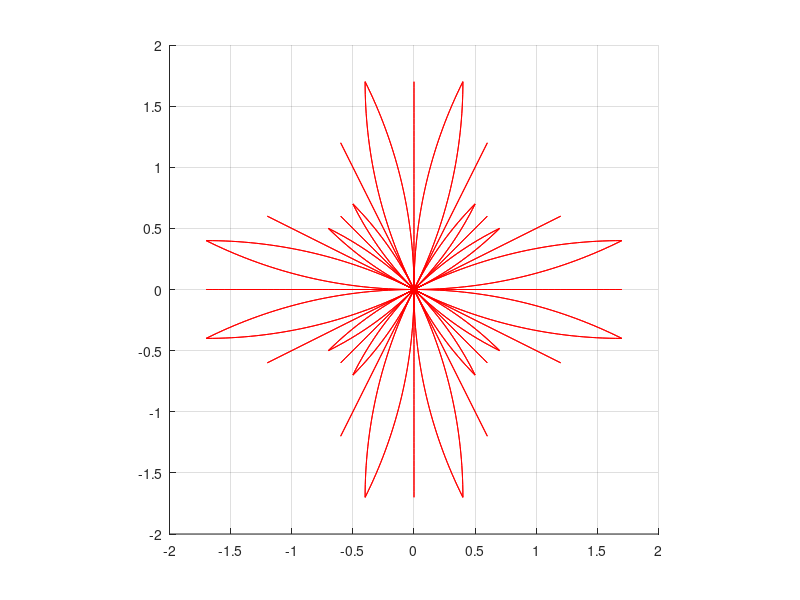

Here is the MATLAB script that generated this plot:
function[] = genmprim_my_unicycle_circular_non_uniform (outfilename)
% Generates circular motion primitives with min turning radius and saves them into a file.
% For each angle from the list_of_angles array generates a set of 4 forward moving motion primitives 
% and 4 symmetric backward moving motion primitives. 
%
% This function takes one optional argument - 'outfilename', which specifies
% the location of the output file where motion primitives data is saved.
% If this argiment is omitted, the file name is hardcoded.
%
% The script builds the following types of motion primitives with unique ids for each
% angle from the list_of_angles array:
%
% if has_turn_in_place_prims == 0
%
% 1  -  short forward
% 2  -  long forward
% 3  -  forward and turn left
% 4  -  forward and turn right
% 5  -  short backward
% 6  -  long backward
% 7  -  backward and turn left
% 8  -  backward and turn right
%
% if has_turn_in_place_prims == 1
%
% 1  -  short forward
% 2  -  long forward
% 3  -  forward and turn left
% 4  -  forward and turn right
% 5 -   turn in place forward
% 6  -  short backward
% 7  -  long backward
% 8  -  backward and turn left
% 9  -  backward and turn right
% 10 -  turn in place backward
%
%
% Configurarion parameters:
%   resolution                      grid resolution
%   errmin                          max acceptable error for the distance between the endpoint of the motion primitive and the grid node.
%   rmin_m                          min acceptable turning radius im meters
%   xmin                            min x coordinate for the endpoint of the circular motion primitive
%   ymin                            min y coordinate for the endpoint of the circular motion primitive
%   xmax                            max x coordinate for the endpoint of the circular motion primitive
%   ymax                            max y coordinate for the endpoint of the circular motion primitive
%   countmax                        max number of different acceptable (by errmin and rmax) primitives of different lengths to calculate before choosing the best among them. 
%
%   alfa                            the angle satisfying the condition: alfa = atan(0.5)= 26.56505118 degrees, 0.46364761 radians
%   numberofangles                  number of angles for which motion primitives are generated
%   number_of_base_prims_per_angle  number of base (forward moving) primitives per angle
%   numberofbaseangles              number of base angles: 0, alfa and 45
%                                   degrees. All other angles are rotations or reflections of these base angles.
%   has_backward_prims              can be 1 or 0, if 0, backward moving primitives are not generated. 
%   list_if_angles                  list of angles for which sets of motion primitives are built   
%   degrees: 0 26.5651 45.00 63.4349  90.00  116.5651  135.00  153.4349  180.00  206.5651  225.00  243.4349  270.00  296.5651  315.00  333.4349  360.00
%   radians: 0 0.4538 0.7854 1.1170 1.5708 2.0246 2.3562 2.6878 3.1416 3.5954 3.9270  4.2586 4.7124 5.1662 5.4978  5.8294 6.2832
%   
%   Cost multipliers (multiplier is used as costmult*cost)
%   forwardcostmult                 cost multiplier for the forward motion
%   backwardcostmult                cost multiplier for the backward motion
%   forwardandturncostmult          cost multiplier for the forward-and-turn motion
%   backwardandturncostmult         cost multiplier for the backward-and-turn motion
%
% This script prints 3 coordinates for each motion primitive: x, y, theta
%%%%%

fprintf(1, 'genmprim_unicycle_circular_non_uniform\n');

% configuration parameters
resolution =  0.1; %0.025; %0.1; 
errmin = 0.05; %0.05;
rmin_m = 1.8; %1.0; 
rmin_c = rmin_m/resolution;   
fprintf(1, 'resolution=%f rmin_m=%f meters rmin_c=%f cells errmin=%f\n', resolution, rmin_m, rmin_c, errmin);

if nargin < 1
    %outputFile = 0;
    basefilename = 'non_uniform_';
    outfilename = generate_file_name(basefilename, resolution, rmin_m, errmin);
    fprintf(1, 'outfilename = %s\n', outfilename);
end

xmin = 0; 
ymin = 0; 
xmax = 40; 
ymax = 40;
countmax = 40; 
interm_spacing_m = resolution/2; % Approximate spacing of intermediate poses in meters
interm_spacing_c = interm_spacing_m/resolution;
interm_spacing_rad = 0.05;       % Approximate spacing of intermediate poses in radians
fprintf(1, 'xmin=%f xmax=%f ymin=%f ymax=%f\n', xmin, xmax, ymin, ymax);
fprintf(1, 'countmax=%d interm_spacing_m=%f meters interm_spacing_rad=%f radians\n', countmax, interm_spacing_m, interm_spacing_rad);

numberofangles = 16; 
%number_of_base_prims_per_angle = 4;
%max_number_of_prims_per_angle = 8;
numberofbaseangles = 3;                                 % 0, alfa and 45 degrees
has_backward_prims = 1;
has_turn_in_place_prims = 1;
number_of_base_prims_per_angle = 4 + has_turn_in_place_prims;
max_number_of_prims_per_angle = 2 * number_of_base_prims_per_angle; %this is only needed for arrays memory allocations
numberofprimsperangle = (1 + has_backward_prims) * number_of_base_prims_per_angle; % This is the total number of primitives per angle

totalnumberofprimitives = numberofprimsperangle*numberofangles;
fprintf(1, 'numberofangles=%d number_of_base_prims_per_angle=%d\n', numberofangles, number_of_base_prims_per_angle);
fprintf(1, 'has_backward_prims=%d\n', has_backward_prims);
fprintf(1, 'has_turn_in_place_prims=%d\n', has_turn_in_place_prims);
fprintf(1, 'numberofprimsperangle=%d totalnumberofprimitives=%d\n', numberofprimsperangle, totalnumberofprimitives);

start_x = 0.0;
start_y = 0.0;

%multipliers (multiplier is used as costmult*cost)
forwardcostmult = 1;
backwardcostmult = 5; 
forwardandturncostmult = 2;
backwardandturncostmult = 3;
turninplacecostmult = 5;

costmult = []
if (has_turn_in_place_prims)
    costmult = [forwardcostmult, forwardcostmult, forwardandturncostmult, forwardandturncostmult, turninplacecostmult, backwardcostmult, backwardcostmult, backwardandturncostmult, backwardandturncostmult, turninplacecostmult];
else
    costmult = [forwardcostmult, forwardcostmult, forwardandturncostmult, forwardandturncostmult, tbackwardcostmult, backwardcostmult, backwardandturncostmult, backwardandturncostmult];
end;    

% list of angles increments in discrete units for the end pose of the primitive relative to the start pose
prim_angle_increments = [0, 0, 1, -1];

alfa = 26.56505118; 
alfa1 = alfa*100000000;
beta = 90 - alfa;
beta1 = beta*100000000;
imax = has_backward_prims + 1;
fprintf(1, 'alfa1=%f beta=%f beta1=%f imax=%d\n', alfa1, beta, beta1, imax);

%list_of_angles (degrees): 0 26.5651 45.00 63.4349  90.00  116.5651  135.00  153.4349  180.00  206.5651  225.00  243.4349  270.00  296.5651  315.00  333.4349  360.00
%list_of_angles (radians): 0 0.4538 0.7854 1.1170 1.5708 2.0246 2.3562 2.6878 3.1416 3.5954 3.9270  4.2586 4.7124 5.1662 5.4978  5.8294 6.2832
fprintf(1, '*******************************\n');
list_of_angles = zeros(1, numberofangles+1);
list_of_angles(1:2:17) = (0:45:360);
list_of_angles([2 6 10 14]) = list_of_angles([1 5 9 13]) + alfa;
list_of_angles([4 8 12 16]) = list_of_angles([5 9 13 17]) - alfa;
list_of_angles
list_of_angles = list_of_angles .* pi/180;
list_of_angles
fprintf(1, '*******************************\n');

fout = fopen(outfilename, 'w');
%write the header
fprintf(fout, 'resolution_m: %f\n', resolution);
fprintf(fout, 'min_turning_radius_m: %f\n', rmin_m);
fprintf(fout, 'numberofangles: %d\n', numberofangles);
for angleind = 1:numberofangles
    fprintf(fout, 'angle:%d %.8f\n', angleind-1, list_of_angles(angleind));
end;
fprintf(fout, 'totalnumberofprimitives: %d\n', totalnumberofprimitives);
     
% Note, what is shown x,y,theta changes (not absolute numbers) x aligned
% with the heading of the robot, angles are positive and counterclockwise
    
% Initialize arrays to store acceptable circular primitives before choosing the best among them. 
% We only need 3 base sets of primitives for angles 0, alfa and 45 degrees.
primdata = zeros(numberofbaseangles, max_number_of_prims_per_angle, countmax, 8); % startx, starty, starttheta, endx, endy, endtheta, tvoverrv, rv
primcount = zeros(numberofbaseangles, max_number_of_prims_per_angle);
basemprimendpts_c = zeros(numberofbaseangles, numberofprimsperangle, 6); % x_c, y_c, theta_c, costmult, tvoverrv, rv
        
% Calculate sets of valid primitives with ids 2,3,4 for base angles 0, alfa and 45 degrees. 
% Primitives with id=1 (short forward) will be calculated by re-scaling primitives with id=2 (long forward).
for angleind=1:3
    for primind=2:4
        if (angleind == 1 && primind == 4)
            gen_base_prims(angleind, primind, xmin, xmax, -ymax, -ymin);
        else
            gen_base_prims(angleind, primind, xmin, xmax, ymin, ymax);
        end;
    end;
end;

fprintf(1, '\n');
fprintf(1, 'find best primitives start:\n');
find_best_prims();

fprintf(1, '\n++++++++++++++++++\n');
fprintf(1, 'start writing primitives to file:\n');
fprintf(1, '\n');

h1f = figure(1);
h1a = axes('parent',h1f);
hold on;

s = 2.0; %0.6;
xxmin = -s;
xxmax = s;
yymin = -s;
yymax = s;
xt = 5*resolution;
yt = 5*resolution;
            
axis equal;
axis([xxmin xxmax yymin yymax]);
%axis([-0.5 0.5 -0.5 0.5]);
set(gca,'XTick', xxmin:xt:xxmax);
set(gca,'YTick',yymin:yt:yymax);
grid on;

primposes = [];
primsamples = [];
primendangle = [];

% Iterate over angles
for angleind = 1:numberofangles 
    fprintf(1, '***************\n');
    fprintf(1, 'angleind=%d\n', angleind-1); 

    currentangle = list_of_angles(angleind);
    currentangle_36000int = round(currentangle*18000000000/pi);
            
    fprintf(1, '--------------------\n');
    fprintf(1, 'currentangle=%f currentangle_36000int=%d\n', currentangle, currentangle_36000int); 

    numofsamples0 = zeros(numberofprimsperangle);
    endPoses_c = zeros(numberofprimsperangle, 3); % x_c, y_c, theta_c
    turningradiuses = zeros(numberofprimsperangle);
    intermposes_m = [];
    intermcells_m_orig = []; %zeros(numofsamples, 3); %x,y,theta
    
    for primind = 1:numberofprimsperangle %number_of_base_prims_per_angle %[1,3,4] 
        
        fprintf(1, '+++++++++++++++++++++++++++\n');
        fprintf(1, 'primind=%d\n', primind-1);
        
        %compute which template to use
        if (rem(currentangle_36000int, 9000000000) == 0)
            mprimendpts_c = basemprimendpts_c(1, primind,:);
            angle = currentangle;
            turning_radius = mprimendpts_c(5);
            rvel = mprimendpts_c(6);
            fprintf(1, '0000  angle=%f\n', angle);
        elseif (rem(currentangle_36000int, 4500000000) == 0)
            mprimendpts_c =  basemprimendpts_c(3, primind,:); 
            angle = currentangle - 45*pi/180;
            turning_radius = mprimendpts_c(5);
            rvel = mprimendpts_c(6);
            fprintf(1, '4500 angle=%f\n', angle);
        elseif (rem(currentangle_36000int-beta1, 9000000000) == 0) %6400
            mprimendpts_c =  basemprimendpts_c(2, primind,:); 
            mprimendpts_c(1) =  basemprimendpts_c(2, primind,2); %reeverse x and y
            mprimendpts_c(2) =  basemprimendpts_c(2, primind,1); 
            mprimendpts_c(3) =  -basemprimendpts_c(2, primind,3); %reverse the angle as well
            angle = currentangle - beta*pi/180;
            turning_radius = -mprimendpts_c(5);
            rvel = -mprimendpts_c(6);
            fprintf(1, '90-alfa angle=%f\n', angle); 
        elseif (rem(currentangle_36000int-alfa1, 9000000000) == 0)
            mprimendpts_c =  basemprimendpts_c(2, primind,:);
            angle = currentangle - alfa*pi/180;
            turning_radius = mprimendpts_c(5);
            rvel = mprimendpts_c(6);
            fprintf(1, 'alfa angle=%f\n', angle);
        else
            fprintf(1, 'ERROR: invalid angular resolution. angle = %d\n', currentangle_36000int);
            return;
        end;
        
        [res, turning_radius_center] = generate_intermediate_poses(angleind, primind, currentangle, angle, rvel, turning_radius, mprimendpts_c);
            
        for ii = 1:numofsamples   
                intermposes_m(primind, ii, :) = [intermcells_m(primind,ii,1)*resolution intermcells_m(primind,ii,2)*resolution intermcells_m(primind,ii,3)];  % x, y, theta
                %intermposes_m_orig(primind, iind, :) = [sgn*intermcells_m_orig(iind,1) sgn*intermcells_m_orig(iind,2) intermcells_m(iind,3)];  % x, y, theta
                primposes(angleind, primind, ii, :) = intermposes_m(primind, ii, :);
        end;
        %pause;
        
    end; %for primind = 1:numberofprimsperangle
    
    %output to the mprim file and plot
    for primind = 1:numberofprimsperangle 
            fprintf(fout, 'primID: %d\n', primind-1);
            fprintf(fout, 'startangle_c: %d\n', angleind-1);
            fprintf(fout, 'endpose_c: %d %d %d\n', endPoses_c(primind,1), endPoses_c(primind,2), endPoses_c(primind,3));
                      
            additionalcostmult = costmult(primind);
            
            fprintf(fout, 'additionalactioncostmult: %d\n', additionalcostmult);
            fprintf(fout, 'turning_radius: %.4f\n', turningradiuses(primind));
            
            numofsamples = numofsamples0(primind);
            
            fprintf(fout, 'intermediateposes: %d\n', numofsamples); 
            for interind = 1:numofsamples 
                fprintf(fout, '%.4f %.4f %.4f\n', intermposes_m(primind,interind,1),  intermposes_m(primind,interind,2),  intermposes_m(primind,interind,3));
            end;
            plot(squeeze(intermposes_m(primind, 1:numofsamples, 1)), squeeze(intermposes_m(primind, 1:numofsamples, 2)), 'r');
       
            dl = 0.0;
            if (primind == 3)
                dl = 0.05;
            elseif (primind == 4) 
                dl = -0.05;
            end;
            slabel = [int2str(angleind), '-', int2str(primind)];
            %text(intermposes_m(primind,numofsamples,1)+dl, intermposes_m(primind,numofsamples,2)+dl, slabel); 
            
    end; %primid
    %pause;
end; %angleid

%%%%%%%%%%%%%%%%%%%%%%%******************************

fprintf(1, '!!!!!!!!!!!!!!!!!!!!!!!!!!!!!!!!!!!!!!!!!\n');
fclose('all');

function[] = gen_base_prims(angle_ind, prim_ind, xmin0, xmax0, ymin0, ymax0)
  
    fprintf(1, '\ngen_base_prims: angle_ind=%d prim_ind=%d\n', angle_ind, prim_ind);
    angle_incr = prim_angle_increments(prim_ind);
    start_theta = list_of_angles(angle_ind);
    if (angle_ind == 1 && angle_incr == -1)
        end_theta = -list_of_angles(2); 
    else
        end_theta = list_of_angles(angle_ind + angle_incr); 
    end;

    for i=1:imax
        count = 0; 
        if (i == 1)
            xmn0 = xmin0;
            xmx0 = xmax0;
            ymn0 = ymin0;
            ymx0 = ymax0;
            prm_ind = prim_ind;
        else
            xmn0 = -xmax0;
            xmx0 = -xmin0;
            ymn0 = -ymax0;
            ymx0 = -ymin0;
            prm_ind = prim_ind + number_of_base_prims_per_angle;   %4;
        end;
        basemprimendpts_c(angle_ind, prm_ind, 3) = angle_incr;
      
        fprintf(1, '\nangle_ind=%d prm_ind=%d\n', angle_ind, prm_ind);
        fprintf(1, 'start_theta=%f end_theta=%f basemprimendpts_c(3)=%f angle_incr=%d\n', start_theta, end_theta, basemprimendpts_c(angle_ind,prim_ind,3), angle_incr);
        
        %fprintf(1,'xmn0=%f xmx0=%f\n', xmn0,xmx0);
        %fprintf(1,'ymn0=%f ymx0=%f\n', ymn0,ymx0);
        
        for endx_c = xmn0:xmx0
            for endy_c = ymn0:ymx0
                prim_endx_c = endx_c;
                prim_endy_c = endy_c;

                if (prim_ind == 3 || prim_ind == 4)
                    R = [sin(end_theta) - sin(start_theta); cos(start_theta) - cos(end_theta)];
                    RT = R';
                    B = [prim_endx_c - start_x; prim_endy_c - start_y];
                    tvoverrv = pinv(RT*R)*RT*B;
                    if (abs(tvoverrv) < rmin_c) 
                        continue;
                    end;

                    rv = end_theta - start_theta;
                    tv = rv*tvoverrv;
                    err = abs(R*tvoverrv - B);
                    errxy = norm(err); 

                    if (errxy < errmin)    
                        fprintf(1, 'count=%d endx_c=%d endy_c=%d errxy=%f tvoverrv=%f rv=%f tv=%f prim_endx_c=%f prim_endy_c=%f\n', count, endx_c, endy_c, errxy, tvoverrv, rv, tv, prim_endx_c, prim_endy_c);
                    end
                else
                    yy = prim_endx_c*tan(end_theta);
                    errxy = abs(prim_endy_c - yy);
                    tvoverrv = sqrt(prim_endx_c*prim_endx_c + yy*yy);
                    rv = 0.0;
                    tv = tvoverrv;
    %                 if (errxy < 2*errmin) 
    %                     fprintf(1, 'count=%d endx_c=%d endy_c=%d errxy=%f tvoverrv=%f rv=%f tv=%f prim_endx_c=%f prim_endy_c=%f\n', count, endx_c, endy_c, errxy, tvoverrv, rv, tv, prim_endx_c, prim_endy_c);
    %                 end
                end; 

                if (errxy > errmin) 
                     continue;
                end;

                if (count+1 > countmax) 
                    fprintf(1, 'endy: count = %d, countmax = %d\n', count, countmax);
                    break;
                end;
                count = count + 1;
                
                primdata(angle_ind, prm_ind, count, 1) = start_x;
                primdata(angle_ind, prm_ind, count, 2) = start_y;
                primdata(angle_ind, prm_ind, count, 3) = start_theta;
                primdata(angle_ind, prm_ind, count, 4) = prim_endx_c;
                primdata(angle_ind, prm_ind, count, 5) = prim_endy_c;
                primdata(angle_ind, prm_ind, count, 6) = end_theta;
                primdata(angle_ind, prm_ind, count, 7) = tvoverrv;
                primdata(angle_ind, prm_ind, count, 8) = rv;
                %pause;
            end; %for end_y

            if (count+1 > countmax) 
                fprintf(1, 'endx: count = %d, countmax = %d\n', count, countmax);
                break;
            end;

        end; %for end_x
        primcount(angle_ind, prm_ind) = count;
        fprintf(1, 'count=%f\n', primcount(angle_ind, prm_ind));
        
    end %for i=1:imax
end

function[] = find_best_prims()
    % First find the motion primitive for angle_ind = 1 and prim_ind = 4
    % with minimal turning radius among selected set of primitives that
    % satisfy the given min turning radius and epsilon conditions.
    
    [rmin0, countmin] = min(abs(primdata(1, 4, 1:primcount(1, 4), 7)));
    fprintf(1, 'countmin=%f rmin0=%f\n', countmin, rmin0);
   
    %Iterate over all saved motion primitives for all angles and for each
    %angle find a set of primitives with turning radius closest to the min radius found above. 
    
    rrm = rmin0;
    %rrm = 30.0;
    %rad = [];
    
    for angle_id=1:numberofbaseangles
    
        fprintf(1, '*************  angle_id=%f  *********\n', angle_id);
    
        i1 = number_of_base_prims_per_angle + 3;  %7;
        i2 = number_of_base_prims_per_angle + 4;  %8;
        
        for prim_ind = [3,4,i1,i2] %4:-1:3
            if (has_backward_prims == 0 && prim_ind > number_of_base_prims_per_angle)  %>4
                continue;
            end
                        
            fprintf(1, '-------------  prim_ind=%f  -----------\n', prim_ind);  
                        
%            [dmin, countmin] = min(abs(abs(primdata(angle_id, prim_ind, 1:primcount(angle_id, prim_ind), 7)) - rmin0));
%              if (angle_id == 1)
%                  rrm = rmin0;
%              elseif (prim_ind == 3)
%                  rrm = rad(angle_id, 4);
%              else
%                  rrm = rad(angle_id-1, 3);
%              end;
             fprintf(1, 'rrm=%f\n', rrm);
             
             fprintf(1, 'primcount(angle_id, prim_ind)=%d\n', primcount(angle_id, prim_ind));
            
            [dmin, countmin] = min(abs(abs(primdata(angle_id, prim_ind, 1:primcount(angle_id, prim_ind), 7)) - rrm));
            fprintf(1, 'countmin=%f dmin=%f\n', countmin, dmin);
        
            tvoverrv = primdata(angle_id, prim_ind, countmin, 7);
            %rad(angle_id, prim_ind) = abs(tvoverrv);
            
            rv = primdata(angle_id, prim_ind, countmin, 6) - primdata(angle_id, prim_ind, countmin, 3);
            tv = rv*tvoverrv;
            fprintf(1, 'tvoverrv=%f rv=%f tv=%f\n', tvoverrv, rv, tv);

            basemprimendpts_c(angle_id, prim_ind, 1) = primdata(angle_id, prim_ind, countmin, 4);
            basemprimendpts_c(angle_id, prim_ind, 2) = primdata(angle_id, prim_ind, countmin, 5);
            basemprimendpts_c(angle_id, prim_ind, 5) = primdata(angle_id, prim_ind, countmin, 7);
            basemprimendpts_c(angle_id, prim_ind, 6) = primdata(angle_id, prim_ind, countmin, 8);
            
            fprintf(1, 'basemprimendpts_c=%f %f %f %f %f %f\n', basemprimendpts_c(angle_id, prim_ind, :)); %x, y, angle_incr, costmult,tvoverrv, rv
        end;
           
        for i = 1:imax
            %prim_ind = 2; %long forward
            prim_ind = 2 + (i-1)*number_of_base_prims_per_angle;  %4;
            fprintf(1, '-------------  prim_ind=%f  -----------\n', prim_ind); 
            i1 = prim_ind+1;
            i2 = prim_ind+2;
            
            x = (basemprimendpts_c(angle_id, i1, 1) + basemprimendpts_c(angle_id, i2, 1))/2;
            y = (basemprimendpts_c(angle_id, i1, 2) + basemprimendpts_c(angle_id, i2, 2))/2;
            fprintf(1, 'x=%f y=%f primcount=%d\n', x, y, primcount(angle_id, prim_ind));
        
            [dmin, countmin] = min(sqrt((primdata(angle_id, prim_ind, 1:primcount(angle_id, prim_ind), 4)-x).^2 + (primdata(angle_id, prim_ind, 1:primcount(angle_id, prim_ind), 5)-y).^2));
        
            fprintf(1, 'angle_id=%d prim_ind=%d countmin=%d dmin=%f\n', angle_id, prim_ind, countmin, dmin);
            basemprimendpts_c(angle_id, prim_ind, 1) = primdata(angle_id, prim_ind, countmin, 4);
            basemprimendpts_c(angle_id, prim_ind, 2) = primdata(angle_id, prim_ind, countmin, 5);
            fprintf(1, 'basemprimendpts_c=%f %f %f %f %f %f\n', basemprimendpts_c(angle_id, prim_ind, :));
        
            %prim_ind = 1; %short forward
            i1 = prim_ind;
            prim_ind = prim_ind - 1;
            fprintf(1, '-------------  prim_ind=%f  -----------\n', prim_ind); 
            x = basemprimendpts_c(angle_id, i1, 1);
            y = basemprimendpts_c(angle_id, i1, 2);
            d = nonzero_min(abs(x), abs(y));
            basemprimendpts_c(angle_id, prim_ind, 1) = x/d;
            basemprimendpts_c(angle_id, prim_ind, 2) = y/d; 
            fprintf(1, 'basemprimendpts_c=%f %f %f %f %f %f\n', basemprimendpts_c(angle_id, prim_ind, :));
            
            %prim_ind = 5; %short forward
            if (has_turn_in_place_prims == 1)
                prim_ind = 5 + (i-1)*number_of_base_prims_per_angle;
                fprintf(1, '-------------  prim_ind=%f  -----------\n', prim_ind); 
                basemprimendpts_c(angle_id, prim_ind, 1) = 0.0;
                basemprimendpts_c(angle_id, prim_ind, 2) = 0.0; 
                if (prim_ind == 5)
                    i1 = prim_ind-2;
                else
                    i1 = prim_ind-1;
                end;
                basemprimendpts_c(angle_id, prim_ind, 3) = basemprimendpts_c(angle_id, i1, 3); 
                basemprimendpts_c(angle_id, prim_ind, 5) = 0.0;
                basemprimendpts_c(angle_id, prim_ind, 6) = basemprimendpts_c(angle_id, i1, 6); 
                fprintf(1, 'basemprimendpts_c=%f %f %f %f %f %f\n', basemprimendpts_c(angle_id, prim_ind, :));
            end
        end;
    end;
end

%generate intermediate poses (remember they are w.r.t 0,0 (and not centers of the cells)
function[res, turning_radius_center] = generate_intermediate_poses(angleind, primind, currentangle, angle, rvel, turning_radius, mprimendpts_c)
      
    baseendpose_c = mprimendpts_c(1:3);
    endtheta_c = rem(angleind - 1 + baseendpose_c(3), numberofangles);
   
    fprintf(1,'\n');
    fprintf(1, 'generate_intermediate_poses start\n');
    fprintf(1, 'baseendpose_c: %f %f %f endtheta_c=%d\n', baseendpose_c, endtheta_c); 
    startpt = [0 0 currentangle];
        
    endx_c = round(baseendpose_c(1)*cos(angle) - baseendpose_c(2)*sin(angle));        
    endy_c = round(baseendpose_c(1)*sin(angle) + baseendpose_c(2)*cos(angle));
    if (angleind == 1 && endtheta_c == -1) 
        end_angle = -list_of_angles(2);
    else
        end_angle = list_of_angles(endtheta_c + 1);
    end;
    endpt = [endx_c endy_c end_angle];
        
    dist_m = sqrt(sum((endpt(1:2) - startpt(1:2)).^2));
    dist_rad = abs(currentangle - end_angle);
    fprintf(1, 'currentangle=%f end_angle=%f\n', currentangle, end_angle);

    if (endx_c == 0 && endy_c == 0)
        numofsamples = abs(round(dist_rad/interm_spacing_rad));
    else
        numofsamples = floor(dist_m/interm_spacing_c) + 1;
    end;
    %numofsamples = 1 + max(round(dist_m/interm_spacing_m), abs(round(dist_rad/interm_spacing_rad)));
    fprintf(1, 'endx_c=%f endy_c=%f endtheta_c=%d turning_radius=%f rvel=%f transformation angle=%f end_angle=%f numofsamples=%d dist_m=%f dist_rad=%f\n', endx_c, endy_c, endtheta_c, turning_radius, rvel, angle*180/pi, end_angle, numofsamples, dist_m, dist_rad);
    numofsamples0(primind) = numofsamples;
                  
    if (baseendpose_c(3) == 0) %move forward/backward   
        for iind = 1:numofsamples
            dt = (iind-1)/(numofsamples-1);
            intermcells_m(primind, iind,:) = [startpt(1) + (endpt(1) - startpt(1))*dt ...
                                    startpt(2) + (endpt(2) - startpt(2))*dt ...
                                    rem(startpt(3) + (endpt(3) - startpt(3))*dt, 2*pi)];
        end;   
        res = correct_poses();
        turning_radius_center = 0.0;
    elseif (endx_c == 0 && endy_c == 0) %turn in place
         for iind = 1:numofsamples
            dt = (iind-1)/(numofsamples-1);
            dtheta = rvel*dt + startpt(3);
            intermcells_m(primind, iind,:) = [0.0 0.0 dtheta];
         end;
         res = correct_poses();
         turning_radius_center = 0.0;
    else
        for iind = 1:numofsamples  
            dt = (iind-1)/(numofsamples-1);
      
            dtheta = rvel*dt + startpt(3);              
            x = startpt(1) + turning_radius*(sin(dtheta) - sin(startpt(3)));
            y = startpt(2) + turning_radius*(cos(startpt(3)) - cos(dtheta));
            intermcells_m(primind, iind,:)  = [x y dtheta];
%             fprintf(1, 'iind=%d dt=%f x=%f y=%f dtheta=%f %f %f\n', iind, dt, intermcells_m(iind,1), intermcells_m(iind,2), dtheta, x, y);
        end;     
        res = correct_poses();
        [turning_radius_center, arc_len_m, turn_angle] = average_turning_radius();
    end; 
    %pause;
      
    k = primind;
    endPoses_c(k, :) =  [round(endx_c) round(endy_c) round(endtheta_c)]; 
    turningradiuses(k) = turning_radius*resolution;
    turningradiuses_center(k) = turning_radius_center;

    primsamples(angleind, k) = numofsamples;
    primendangle(angleind, k) = endtheta_c;
    %pause;
    
    function[turn_rad_aver, arc_len_m, turn_angle] = average_turning_radius()
        
        turn_angle = 0.0;
        turn_rad_aver = 0.0;
        arc_len_m = 0.0;
        for ind = 1:numofsamples 
            if (ind > 1)
                dx = intermcells_m(primind, ind,1) - intermcells_m(primind, ind-1,1);
                dy = intermcells_m(primind, ind,2) - intermcells_m(primind, ind-1,2);
                ds = sqrt(dx*dx + dy*dy);
                dth = (intermcells_m(primind, ind,3) - intermcells_m(primind, ind-1,3));
                arc_len_m = arc_len_m + ds;
                turn_angle = turn_angle + dth;
                turn_rad = ds/dth;
                turn_rad_aver = turn_rad_aver + abs(turn_rad);
                %fprintf(1, 'ind=%d ds=%f dth=%f turn_rad=%f\n', ind, ds, dth, turn_rad);
            end;
        end
        turn_rad_aver = turn_rad_aver/(numofsamples - 1);
        turn_angle = abs(turn_angle);
        fprintf('arc_len_m = %f turn_angle = %f turn_rad_aver = %f\n', arc_len_m, turn_angle, turn_rad_aver);
    end
        
    %correct intermediate poses using interpolation to place the end point of the motion primitive exactly to the grid node.
    function[status] = correct_poses()
        
        status = true;
        %error = [endpt(1) - intermcells_m(primind, numofsamples,1) endpt(2) - intermcells_m(primind, numofsamples,2) endpt(3) - intermcells_m(primind, numofsamples,3)];
        errx = endpt(1) - intermcells_m(primind, numofsamples,1);
        erry = endpt(2) - intermcells_m(primind, numofsamples,2);
        errth = endpt(3) - intermcells_m(primind, numofsamples,3);
        
        fprintf(1, '********************\n');
        fprintf(1, 'correction:\n');
        fprintf(1,'numofsamples = %d\n', numofsamples);
        fprintf(1, 'startpt(1)=%f startpt(2)=%f startpt(3)=%f\n', startpt(1), startpt(2), startpt(3));
        fprintf(1, 'endpt(1)=%f endpt(2)=%f endpt(3)=%f\n', endpt(1), endpt(2), endpt(3));
        fprintf(1, 'mprimendpts_c(1)=%f mprimendpts_c(2)=%f mprimendpts_c(3)=%f\n', mprimendpts_c(1), mprimendpts_c(2), mprimendpts_c(3));
        
        fprintf(1, 'error: dx %f dy %f dtheta %f\n', errx, erry, errth);
        
        R0 = [sin(end_angle) - sin(startpt(3)); cos(startpt(3)) - cos(end_angle)];
        RT0 = R0';
        B0 = [endpt(1) - start_x; endpt(2) - start_y];
        tr = abs(pinv(RT0*R0)*RT0*B0);
        fprintf(1, 'tr = %f\n', tr);
    
        if (tr > 0 && tr < rmin_m) 
            fprintf(1, 'WARNING: After interpolation turning radius is less than the specified min!\n');
            status = false;
        end;
                
        interpfactor = 0:1/(numofsamples-1):1;
        
        %save original motion for display purposes only
        for i=1:numofsamples
            intermcells_m_orig(primind, i,1) = intermcells_m(primind, i,1); 
            intermcells_m_orig(primind, i,2) = intermcells_m(primind, i,2); 
            intermcells_m_orig(primind, i,3) = intermcells_m(primind, i,3); 
        end;
                
        %correct intermideate poses using interpolation
        for i=1:numofsamples
            intermcells_m(primind, i,1) = intermcells_m(primind, i,1) + errx*interpfactor(i);
            intermcells_m(primind, i,2) = intermcells_m(primind, i,2) + erry*interpfactor(i);
        end;
    end
end

function d = nonzero_min(x,y)
    if (x == 0)
        d = y;
    elseif (y == 0)
        d = x;
    else
        d = min(x, y);
    end;
end

function[x1,y1,theta1] = rotate(x,y,theta,theta0)
	x1 = x * cos(theta0) - y * sin(theta0);
	y1 = x * sin(theta0) + y * cos(theta0);
    
    r = [cos(theta/2), 0.0, 0.0, sin(theta/2)];
	q = [cos(theta0/2), 0.0, 0.0, sin(theta0/2)];
	
	f(1) = (r(1) * q(1)) - (r(2) * q(2)) - (r(3) * q(3)) - (r(4) * q(4));
	f(2) = (r(1) * q(2)) + (r(2) * q(1)) - (r(3) * q(4)) + (r(4) * q(3));
	f(3) = (r(1) * q(3)) + (r(2) * q(4)) + (r(3) * q(1)) - (r(4) * q(2));
	f(4) = (r(1) * q(4)) - (r(2) * q(3)) + (r(3) * q(2)) + (r(4) * q(1));
    theta1 = 2*atan2(f(4), f(1));
end

function[x1,y1,theta1] = rotate_clockwise(x,y,theta,theta0)
	   
    r = [cos(theta/2), 0.0, 0.0, sin(theta/2)];
	q = [cos(theta0/2), 0.0, 0.0, sin(theta0/2)];
    q(4) = -q(4);
    theta00 = 2*atan2(q(4), q(1));
    
    x1 = x * cos(theta00) - y * sin(theta00);
	y1 = x * sin(theta00) + y * cos(theta00);
    	
	f(1) = (r(1) * q(1)) - (r(2) * q(2)) - (r(3) * q(3)) - (r(4) * q(4));
	f(2) = (r(1) * q(2)) + (r(2) * q(1)) - (r(3) * q(4)) + (r(4) * q(3));
	f(3) = (r(1) * q(3)) + (r(2) * q(4)) + (r(3) * q(1)) - (r(4) * q(2));
	f(4) = (r(1) * q(4)) - (r(2) * q(3)) + (r(3) * q(2)) + (r(4) * q(1));
    theta1 = 2*atan2(f(4), f(1));
end

function[x1,y1,theta1] = add_origin_and_turn(x,y,theta, x0,y0,theta0)
	[x1,y1,theta1] = rotate(x,y,theta,theta0);
	x1 = x1 + x0;
	y1 = y1 + y0;
end

function[x1,y1,theta1] = remove_origin_and_turn(x,y,theta, x0,y0,theta0)
   	x2 = x - x0;
	y2 = y - y0;
    [x1,y1,theta1] = rotate_clockwise(x2,y2,theta,theta0);
end

function[x2,y2,theta2] = transform(x0, y0, theta0, start_theta)
    [x1,y1,theta1] = add_origin_and_turn(1.0,0.0,0.0, x0,y0,theta0);
    x2 = x1 - cos(start_theta);
    y2 = y1 - sin(start_theta);
    theta2 = theta1;
end

function[outfilename] = generate_file_name(base_name, res, rmin_m, errmin)
    res_s = num2str(res, 2);
    res_s = strrep(res_s, '.', '');
    rmin_s = num2str(rmin_m, 2);
    rmin_s = strrep(rmin_s, '.', '');
    err_s = num2str(errmin, 2);
    err_s = strrep(err_s, '.', '');
    outfilename1 = strcat(base_name, 'res');
    outfilename2 = strcat(outfilename1, res_s);
    outfilename1 = strcat(outfilename2, '_rad');
    outfilename2 = strcat(outfilename1, rmin_s);
    outfilename1 = strcat(outfilename2, '_err');
    outfilename2 = strcat(outfilename1, err_s);
    outfilename = strcat(outfilename2, '.mprim');
end

end